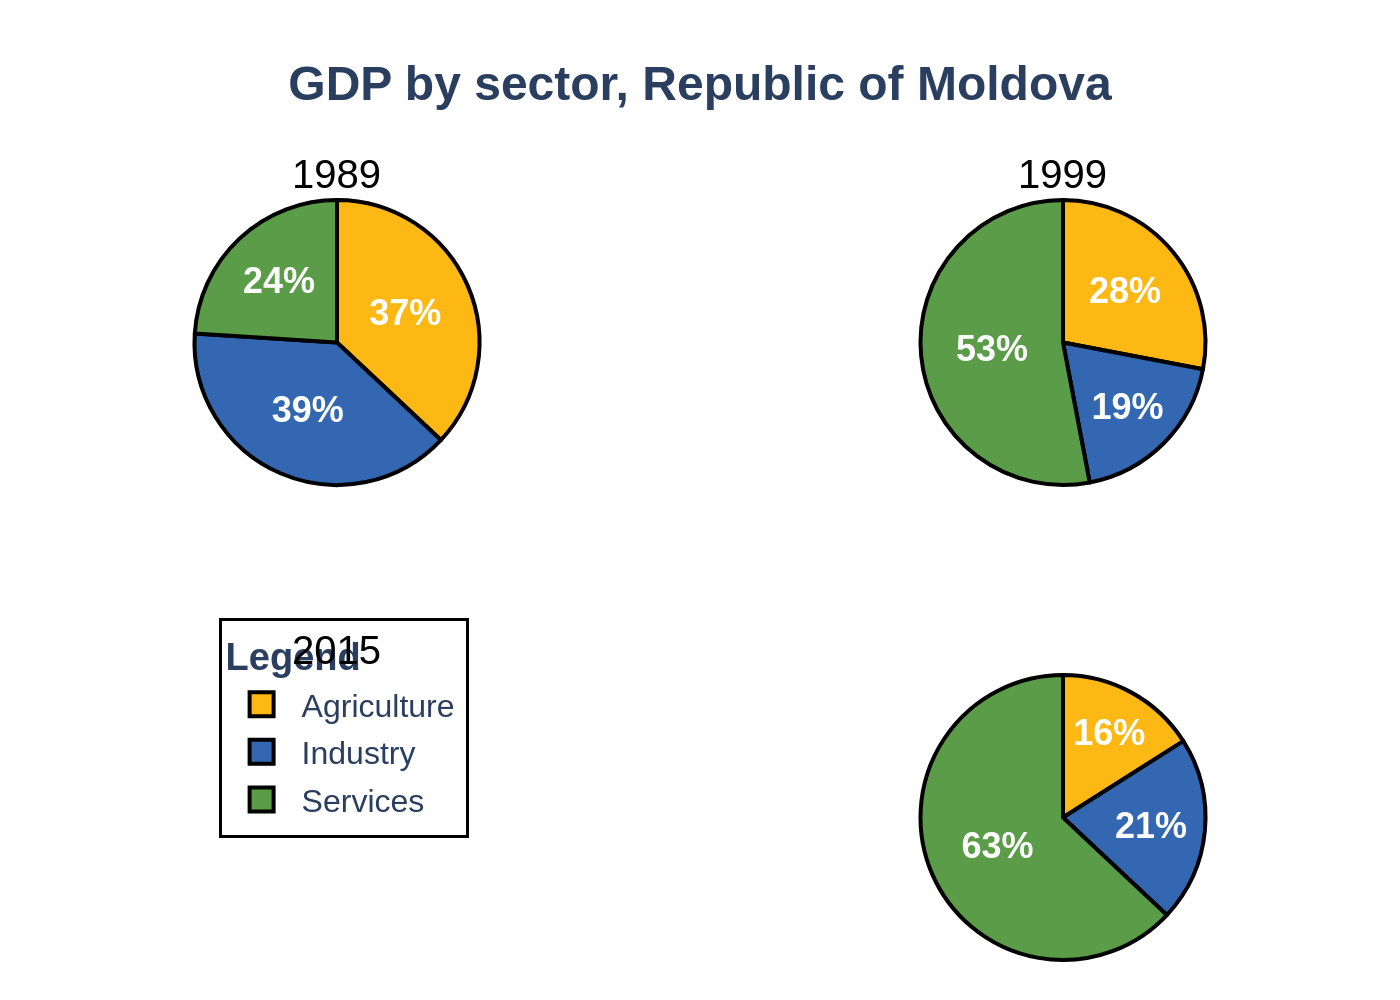

The script that drew this image:
import sys
import json
import pathlib
import plotly.graph_objects as go
from plotly.subplots import make_subplots

# Check for command-line argument
if len(sys.argv) != 2:
    print(f"Usage: python {sys.argv[0]} <json_file_path>")
    sys.exit(1)

# Get file path from command-line argument
json_file_path = pathlib.Path(sys.argv[1])
if not json_file_path.is_file():
    print(f"Error: File not found at {json_file_path}")
    sys.exit(1)

# Load data from JSON file
with open(json_file_path, 'r', encoding='utf-8') as f:
    chart_data = json.load(f)

# --- Chart Generation ---

# Extract data for convenience
data = chart_data['chart_data']
texts = chart_data['texts']
colors = chart_data['colors']

# Create subplots figure: 2 rows, 2 columns.
# Bottom-left cell is empty to make space for the legend.
fig = make_subplots(
    rows=2,
    cols=2,
    specs=[[{'type': 'pie'}, {'type': 'pie'}],
           [{}, {'type': 'pie'}]],
    subplot_titles=texts['subplot_titles']
)

# Define subplot positions
positions = [(1, 1), (1, 2), (2, 2)]

# Add a pie chart for each year
for i, entry in enumerate(data):
    row, col = positions[i]
    fig.add_trace(go.Pie(
        labels=texts['legend_labels'],
        values=entry['values'],
        name=entry['year'],
        marker=dict(
            colors=colors,
            line=dict(color='#000000', width=2)
        ),
        hoverinfo='label+percent',
        textinfo='value',
        texttemplate='<b>%{value}%</b>',
        textfont=dict(color='white', size=18, family="Arial"),
        sort=False,  # Preserve original data order
        direction='clockwise'
    ), row=row, col=col)

# --- Layout and Styling ---

fig.update_layout(
    # Main title
    title_text=f"<b>{texts['title']}</b>",
    title_x=0.5,
    title_font=dict(family="Arial", size=24),

    # Global font
    font=dict(family="Arial", size=14),

    # Legend
    showlegend=True,
    legend_title_text=f"<b>{texts['legend_title']}</b>",
    legend=dict(
        x=0.23,
        y=0.45,
        xanchor='center',
        yanchor='top',
        bgcolor='rgba(255,255,255,1)',
        bordercolor='black',
        borderwidth=1.5,
        font=dict(size=16)
    ),

    # Subplot titles
    annotations=[
        dict(
            text=a.text,
            x=a.x,
            y=a.y,
            font=dict(family="Arial", size=20, color='black'),
            showarrow=False
        ) for a in fig.layout.annotations
    ],
    
    # Margins
    margin=dict(l=20, r=20, t=100, b=20),
    width=800,
    height=700
)

# --- Output ---

# Derive output filename from JSON path
output_filename = json_file_path.with_suffix('.png').name

# Save image
fig.write_image(output_filename, scale=2)

print(f"Chart saved to {output_filename}")
